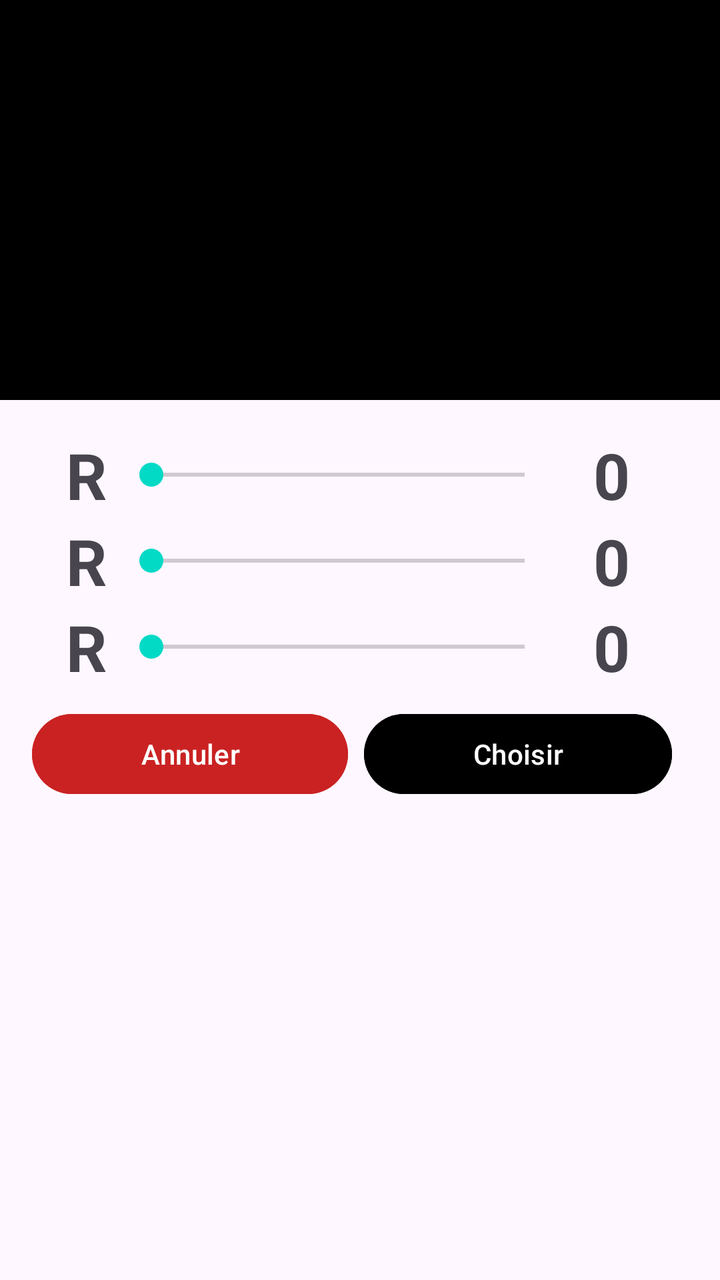
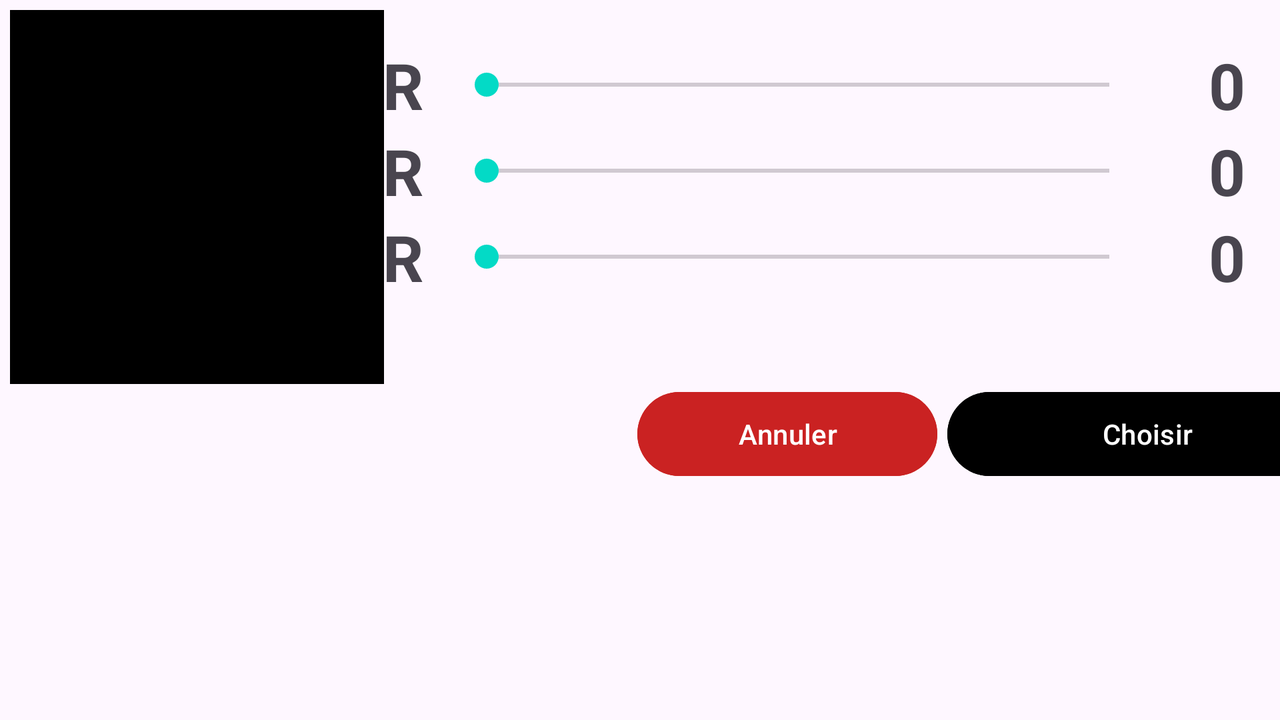

Two renders of one Android screen. The first uses the default layout on a phone; the second uses the alternative layout the repository ships for a different screen configuration, on a matching device. The two XML files are below.
<!-- AndroidManifest.xml: application theme Theme.ObjetConnecteApplication -->
<!-- res/layout/rgb_layout_dialog.xml -->
<?xml version="1.0" encoding="utf-8"?>
<androidx.constraintlayout.widget.ConstraintLayout xmlns:android="http://schemas.android.com/apk/res/android"
    xmlns:app="http://schemas.android.com/apk/res-auto"
    xmlns:tools="http://schemas.android.com/tools"
    android:id="@+id/fragment_liste_led"
    android:layout_width="match_parent"
    android:layout_height="match_parent">

    <View
        android:id="@+id/colorView"
        android:layout_width="match_parent"
        android:layout_height="200dp"
        android:background="@color/black"
        app:layout_constraintEnd_toEndOf="parent"
        app:layout_constraintStart_toStartOf="parent"
        app:layout_constraintTop_toTopOf="parent" />

    <LinearLayout
        android:layout_width="match_parent"
        android:layout_height="wrap_content"
        android:layout_margin="16dp"
        android:orientation="vertical"
        app:layout_constraintEnd_toEndOf="parent"
        app:layout_constraintStart_toStartOf="parent"
        app:layout_constraintTop_toBottomOf="@+id/colorView">

        <include
            android:id="@+id/redLayout"
            layout="@layout/rgb_item_layout" />

        <include
            android:id="@+id/greenLayout"
            layout="@layout/rgb_item_layout" />

        <include
            android:id="@+id/blueLayout"
            layout="@layout/rgb_item_layout" />

        <LinearLayout
            android:layout_width="match_parent"
            android:layout_height="wrap_content"
            android:layout_marginTop="8dp"
            android:orientation="horizontal">

            <Button
                android:id="@+id/cancelBtn"
                android:layout_width="wrap_content"
                android:layout_height="wrap_content"
                android:layout_marginEnd="8dp"
                android:layout_weight="1"
                android:backgroundTint="#CA2222"
                android:text="@string/annuler" />

            <Button
                android:id="@+id/pickBtn"
                android:layout_width="wrap_content"
                android:layout_height="wrap_content"
                android:layout_marginEnd="8dp"
                android:layout_weight="1"
                android:backgroundTint="@color/black"
                android:text="@string/choisir" />

        </LinearLayout>
    </LinearLayout>

</androidx.constraintlayout.widget.ConstraintLayout>
<!-- res/layout/rgb_item_layout.xml (included above) -->
<?xml version="1.0" encoding="utf-8"?>
<LinearLayout xmlns:android="http://schemas.android.com/apk/res/android"
    xmlns:tools="http://schemas.android.com/tools"
    android:layout_width="match_parent"
    android:layout_height="wrap_content"
    android:gravity="center"
    android:orientation="horizontal"
    android:weightSum="30">

    <TextView
        android:id="@+id/typeText"
        android:layout_width="0dp"
        android:layout_height="wrap_content"
        android:layout_weight="3"
        android:textAlignment="center"
        android:textSize="32sp"
        android:textStyle="bold"
        tools:text="R" />

    <SeekBar
        android:id="@+id/seekBar"
        android:layout_width="0dp"
        android:layout_height="wrap_content"
        android:layout_weight="20"
        android:max="255"
        android:min="0"
        android:progress="0" />

    <TextView
        android:id="@+id/colorValueText"
        android:layout_width="0dp"
        android:layout_height="wrap_content"
        android:layout_weight="5"
        android:textAlignment="center"
        android:textSize="32sp"
        android:textStyle="bold"
        tools:text="0" />
</LinearLayout>
<!-- resources referenced by this layout -->
<resources>
  <color name="black">#FF000000</color>
  <string name="annuler">Annuler</string>
  <string name="choisir">Choisir</string>
  <style name="Theme.ObjetConnecteApplication" parent="Base.Theme.ObjetConnecteApplication" />
  <style name="Base.Theme.ObjetConnecteApplication" parent="Theme.Material3.DayNight.NoActionBar">
          
          <item name="colorPrimary">@color/colorPrimary</item> 
          <item name="colorOnPrimary">@color/colorOnPrimary</item> 
  
          <item name="colorSecondary">@color/colorSecondary</item> 
          <item name="colorOnSecondary">@color/colorOnSecondary</item> 
  
          
          <item name="buttonStyle">@style/ButtonStyle</item>
      </style>
  <color name="colorPrimary">#6200EE</color>
  <color name="colorOnPrimary">#FFFFFF</color>
  <color name="colorSecondary">#03DAC6</color>
  <color name="colorOnSecondary">#000000</color>
  <style name="ButtonStyle">
          <item name="android:backgroundTint">@color/colorButtonBackground</item>
          <item name="android:textColor">@color/colorButtonText</item>
      </style>
  <color name="colorButtonBackground">#FF6200</color>
  <color name="colorButtonText">#FFFFFF</color>
</resources>
<!-- res/layout-land/rgb_layout_dialog.xml (the repository's variant of the layout above) -->
<!-- drawn on the phone turned sideways -->
<?xml version="1.0" encoding="utf-8"?>
<androidx.constraintlayout.widget.ConstraintLayout xmlns:android="http://schemas.android.com/apk/res/android"
    xmlns:app="http://schemas.android.com/apk/res-auto"
    xmlns:tools="http://schemas.android.com/tools"
    android:id="@+id/fragment_liste_led"
    android:layout_width="match_parent"
    android:layout_height="match_parent">

    <View
        android:id="@+id/colorView"
        android:layout_width="187dp"
        android:layout_height="187dp"
        android:layout_marginStart="5dp"
        android:layout_marginTop="5dp"
        android:background="@color/black"
        app:layout_constraintStart_toStartOf="parent"
        app:layout_constraintTop_toTopOf="parent" />

    <Button
        android:id="@+id/cancelBtn"
        android:layout_width="150dp"
        android:layout_height="50dp"
        android:layout_marginEnd="5dp"
        android:backgroundTint="#CA2222"
        android:text="@string/annuler"
        app:layout_constraintEnd_toStartOf="@+id/pickBtn"
        app:layout_constraintTop_toBottomOf="@+id/colorView" />

    <Button
        android:id="@+id/pickBtn"
        android:layout_width="200dp"
        android:layout_height="50dp"
        android:backgroundTint="@color/black"
        android:text="@string/choisir"
        app:layout_constraintEnd_toEndOf="@+id/linearLayout"
        app:layout_constraintTop_toTopOf="@+id/cancelBtn" />

    <LinearLayout
        android:id="@+id/linearLayout"
        android:layout_width="515dp"
        android:layout_height="0dp"
        android:layout_margin="16dp"
        android:layout_marginStart="5dp"
        android:layout_marginEnd="5dp"
        android:orientation="vertical"
        app:layout_constraintBottom_toBottomOf="@+id/colorView"
        app:layout_constraintEnd_toEndOf="parent"
        app:layout_constraintStart_toEndOf="@+id/colorView"
        app:layout_constraintTop_toTopOf="@+id/colorView">

        <include
            android:id="@+id/redLayout"
            layout="@layout/rgb_item_layout" />

        <include
            android:id="@+id/greenLayout"
            layout="@layout/rgb_item_layout" />

        <include
            android:id="@+id/blueLayout"
            layout="@layout/rgb_item_layout" />

    </LinearLayout>

</androidx.constraintlayout.widget.ConstraintLayout>
